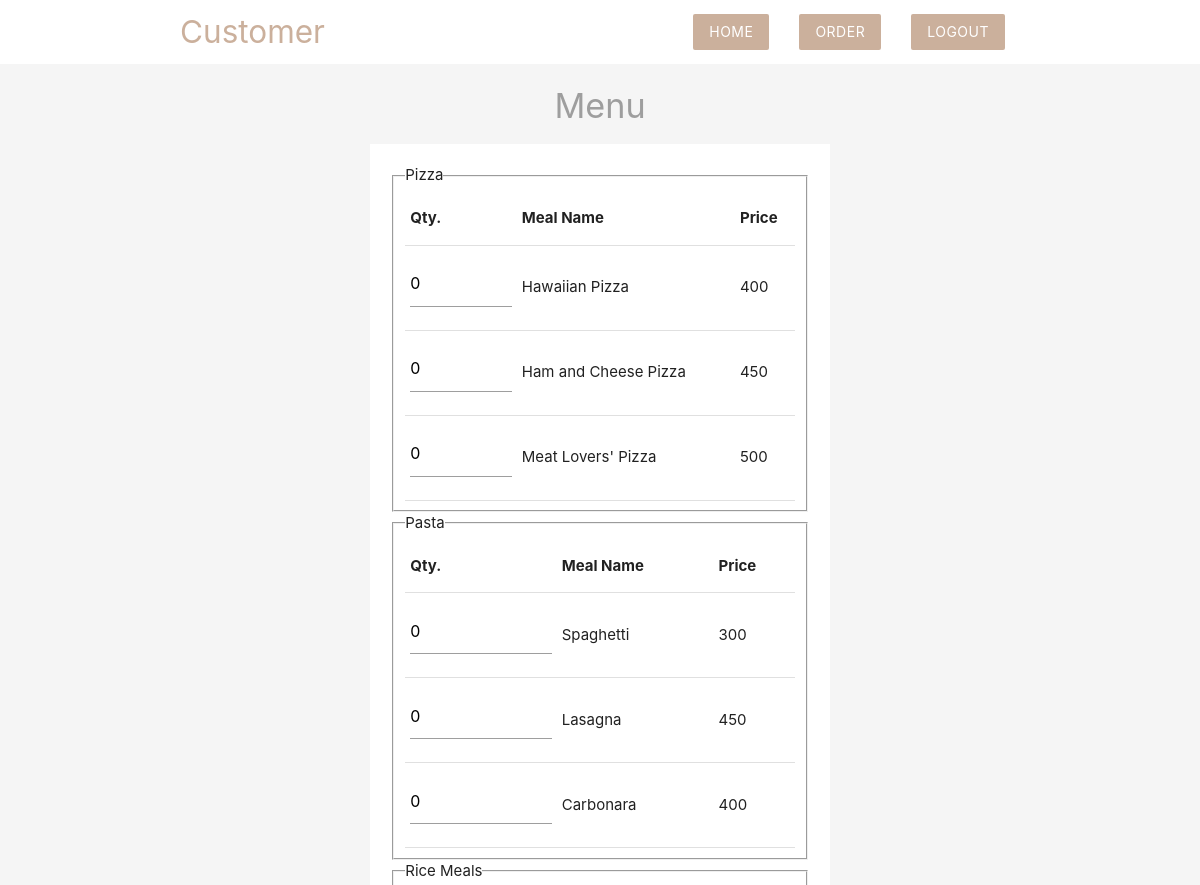
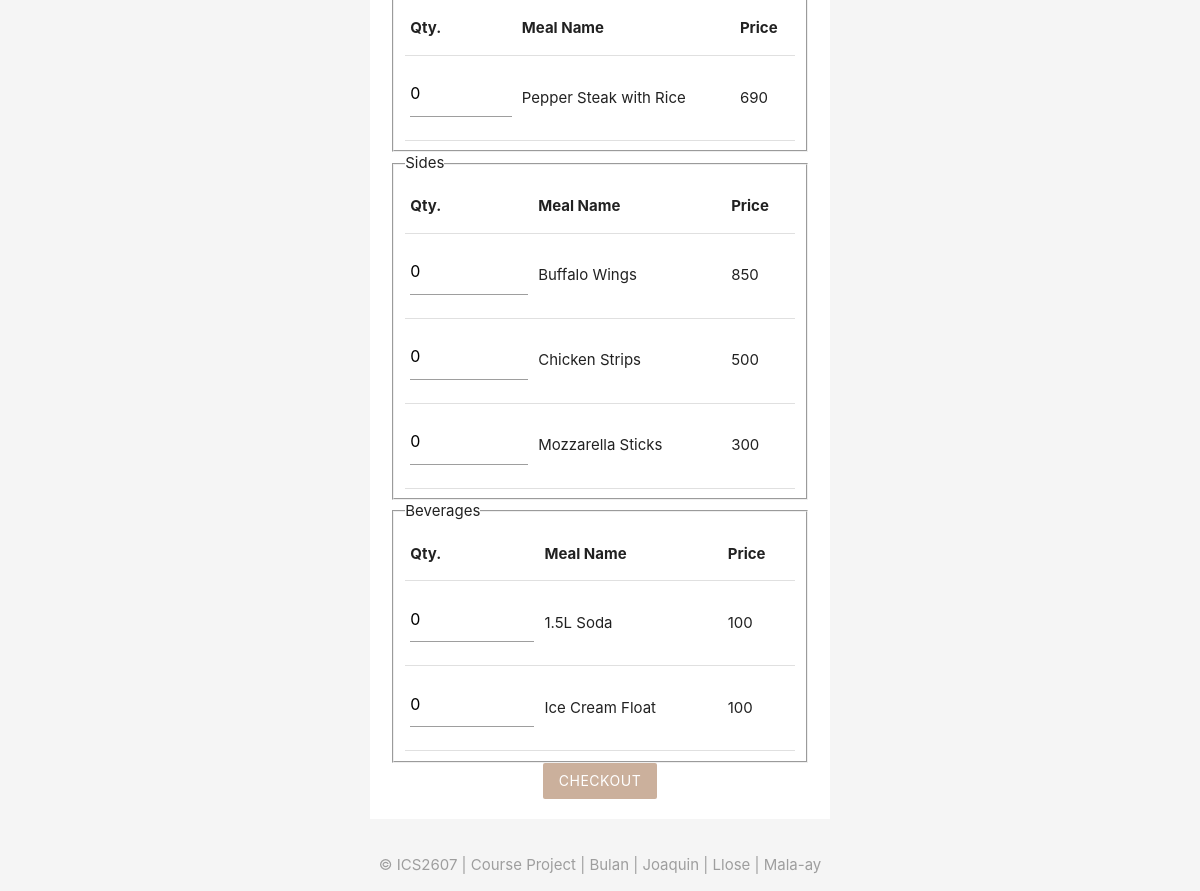
/customer/order.php, run on the app's committed database (2 pictures, top to bottom).
### tables this page shows
CREATE TABLE `menu` (
  `MENU_ID` int(11) NOT NULL,
  `MENU_NAME` varchar(50) NOT NULL,
  `MENU_PRICE` int(11) NOT NULL,
  `MENU_TYPE` varchar(50) NOT NULL
);

### customer/order.php (the view, shortened to what this page needs)
<!DOCTYPE html>
<html>
    <head>
        <?php
            include 'Temps/header.php';
            include("config/db_connect.php");
        ?>
        <h4 class="center grey-text">Menu</h4>
        <form class="white" method="post" id="menu" action="checkout.php">
            <fieldset>
                <legend>Pizza</legend>
                <table>
                    <tr>
                        <th>Qty.</th>
                        <th>Meal Name</th>
                        <th>Price</th>
                    </tr>
                    <?php
                        $sql = "SELECT * FROM menu WHERE MENU_TYPE=\"PIZZA\"";
                        $result = $conn -> query($sql);
                        while ($row = $result->fetch_assoc())   {
                            echo("<tr id=\"".$row['MENU_ID']."\">");
                                echo("<td>"."<input type=\"number\" value=\"0\" min=\"0\" max=\"25\" name=\"item-".$row['MENU_ID']."\"></td>");
                                echo("<td>".$row['MENU_NAME']."</td>");
                                echo("<td>".$row['MENU_PRICE']."</td>");
                            echo("</tr>");
                        }
                    ?>
                </table>
            </fieldset>
            <fieldset>
                <legend>Pasta</legend>
                <table>
                    <tr>
                        <th>Qty.</th>
                        <th>Meal Name</th>
                        <th>Price</th>
                    </tr>
                    <?php
                        $sql = "SELECT * FROM menu WHERE MENU_TYPE=\"PASTA\"";
                        $result = $conn -> query($sql);
                        while ($row = $result->fetch_assoc())   {
                            echo("<tr id=\"".$row['MENU_ID']."\">");
                                echo("<td>"."<input type=\"number\" value=\"0\" min=\"0\" max=\"25\" name=\"item-".$row['MENU_ID']."\"></td>");
                                echo("<td>".$row['MENU_NAME']."</td>");
                                echo("<td>".$row['MENU_PRICE']."</td>");
                            echo("</tr>");
                        }
                    ?>
                </table>
            </fieldset>
            <fieldset>
                <legend>Rice Meals</legend>
                <table>
                    <tr>
                        <th>Qty.</th>
                        <th>Meal Name</th>
                        <th>Price</th>
                    </tr>
                    <?php
                        $sql = "SELECT * FROM menu WHERE MENU_TYPE=\"MEAL\"";
                        $result = $conn -> query($sql);
                        while ($row = $result->fetch_assoc())   {
                            echo("<tr id=\"".$row['MENU_ID']."\">");
                                echo("<td>"."<input type=\"number\" value=\"0\" min=\"0\" max=\"25\" name=\"item-".$row['MENU_ID']."\"></td>");
                                echo("<td>".$row['MENU_NAME']."</td>");
                                echo("<td>".$row['MENU_PRICE']."</td>");
                            echo("</tr>");
                        }
                    ?>
                </table>
            </fieldset>
            <fieldset>
                <legend>Sides</legend>
                <table>
                    <tr>
                    <th>Qty.</th>
                        <th>Meal Name</th>
                        <th>Price</th>
                    </tr>
                    <?php
                        $sql = "SELECT * FROM menu WHERE MENU_TYPE=\"SIDE\"";
                        $result = $conn -> query($sql);
                        while ($row = $result->fetch_assoc())   {
                            echo("<tr id=\"".$row['MENU_ID']."\">");
                                echo("<td>"."<input type=\"number\" value=\"0\" min=\"0\" max=\"25\" name=\"item-".$row['MENU_ID']."\"></td>");
                                echo("<td>".$row['MENU_NAME']."</td>");
                                echo("<td>".$row['MENU_PRICE']."</td>");
                            echo("</tr>");
                        }
                    ?>
                </table>
            </fieldset>
            <fieldset>
                <legend>Beverages</legend>
                <table>
                    <tr>
                    <th>Qty.</th>
                        <th>Meal Name</th>
                        <th>Price</th>
                    </tr>
                    <?php
                        $sql = "SELECT * FROM menu WHERE MENU_TYPE=\"BEVERAGE\"";
                        $result = $conn -> query($sql);
                        while ($row = $result->fetch_assoc())   {
                            echo("<tr id=\"".$row['MENU_ID']."\">");
                                echo("<td>"."<input type=\"number\" value=\"0\" min=\"0\" max=\"25\" name=\"item-".$row['MENU_ID']."\"></td>");
                                echo("<td>".$row['MENU_NAME']."</td>");
                                echo("<td>".$row['MENU_PRICE']."</td>");
                            echo("</tr>");
                        }
                    ?>
                </table>
            </fieldset>
            <div class="center">
                <input type="submit" value="Checkout" name="order" class="btn brand z-depth-0">
            </div>
        </form>
    <?php include 'Temps/footer.php'; ?>
</html>

### customer/Temps/header.php (style rules this page uses)
.brand { background: #cbb09c !important; }
form { max-width: 460px; margin: 20px auto; padding: 20px; }

### data on the page
menu: MENU_NAME "Hawaiian Pizza", MENU_PRICE "400"
menu: MENU_NAME "Ham and Cheese Pizza", MENU_PRICE "450"
menu: MENU_NAME "Meat Lovers' Pizza", MENU_PRICE "500"
menu: MENU_NAME "Spaghetti", MENU_PRICE "300"
menu: MENU_NAME "Lasagna", MENU_PRICE "450"
menu: MENU_NAME "Carbonara", MENU_PRICE "400"
menu: MENU_NAME "Pepper Steak with Rice", MENU_PRICE "690"
menu: MENU_NAME "Buffalo Wings", MENU_PRICE "850"
menu: MENU_NAME "Chicken Strips", MENU_PRICE "500"
menu: MENU_NAME "Mozzarella Sticks", MENU_PRICE "300"
menu: MENU_NAME "1.5L Soda", MENU_PRICE "100"
menu: MENU_NAME "Ice Cream Float", MENU_PRICE "100"
